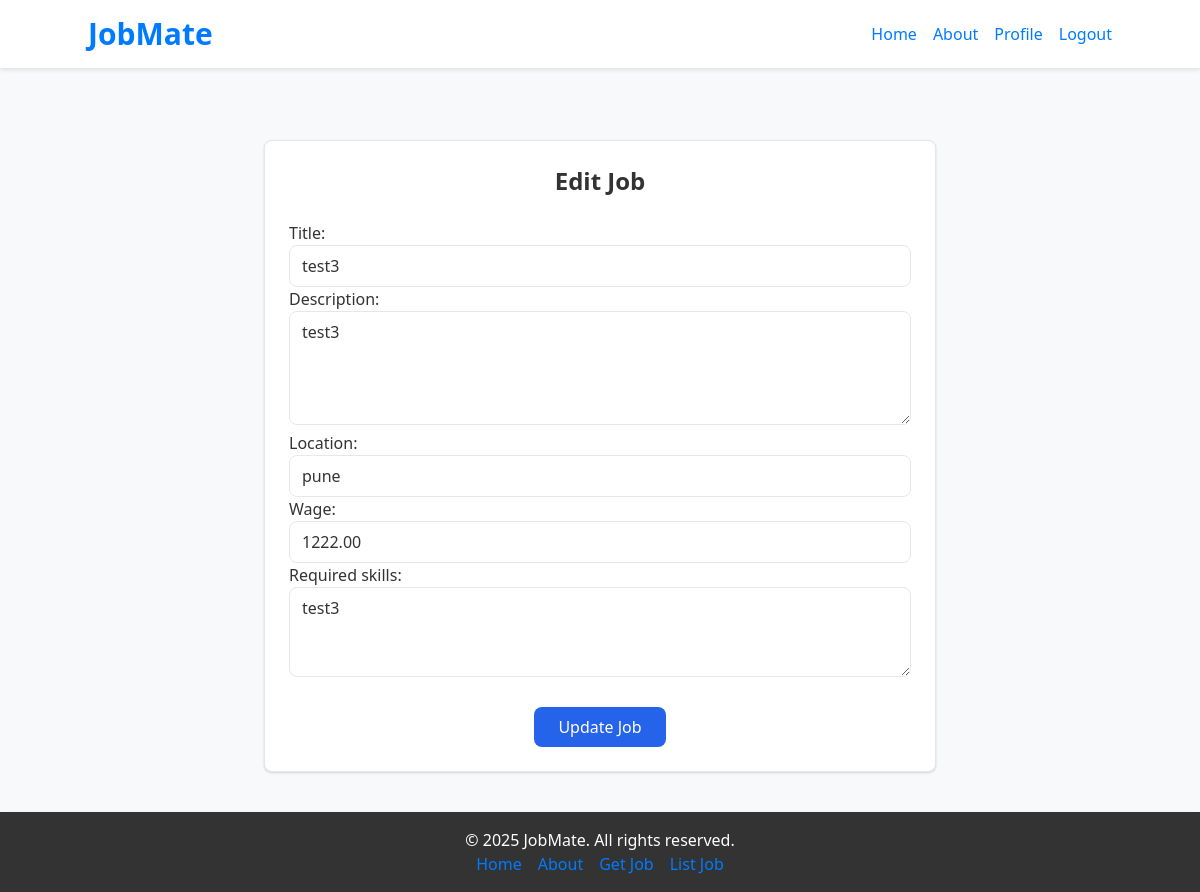
The page /contractor/jobs/edit/7/ (signed in) on the database its author committed.
### contractor/models.py (models this page shows, shortened)
class Job(models.Model):
    STATUS_CHOICES = (
        ('open', 'Open'),
        ('closed', 'Closed')
    )
    contractor = models.ForeignKey(Contractor, on_delete=models.CASCADE)
    title = models.CharField(max_length=255)
    description = models.TextField()
    location = models.CharField(max_length=255)
    wage = models.DecimalField(max_digits=10, decimal_places=2)
    required_skills = models.TextField(blank=True, null=True)
    created_at = models.DateTimeField(auto_now_add=True)
    status = models.CharField(max_length=10, choices=STATUS_CHOICES, default='open')

### contractor/views.py (the view)
# urls.py: path('jobs/edit/<int:job_id>/', views.edit_job, name='edit-job'),
@login_required(login_url='/login/')
def edit_job(request, job_id):
    job = get_object_or_404(Job, id=job_id, contractor=request.user.contractor)
    if request.method == 'POST':
        form = JobCreationForm(request.POST, instance=job)
        if form.is_valid():
            form.save()
            messages.success(request, 'Job updated successfully!')
            return redirect('manage-jobs')
    else:
        form = JobCreationForm(instance=job)
    return render(request, 'edit_job.html', {'form': form, 'job': job})

### contractor/forms.py
class JobCreationForm(forms.ModelForm):
    class Meta:
        model = Job
        fields = ['title', 'description', 'location', 'wage', 'required_skills']
        widgets = {
            'title': forms.TextInput(attrs={'class': 'w-full px-3 py-2 border rounded-lg focus:outline-none focus:ring-2 focus:ring-blue-600'}),
            'description': forms.Textarea(attrs={'class': 'w-full px-3 py-2 border rounded-lg focus:outline-none focus:ring-2 focus:ring-blue-600', 'rows': 4}),
            'location': forms.TextInput(attrs={'class': 'w-full px-3 py-2 border rounded-lg focus:outline-none focus:ring-2 focus:ring-blue-600'}),
            'wage': forms.NumberInput(attrs={'class': 'w-full px-3 py-2 border rounded-lg focus:outline-none focus:ring-2 focus:ring-blue-600'}),
            'required_skills': forms.Textarea(attrs={'class': 'w-full px-3 py-2 border rounded-lg focus:outline-none focus:ring-2 focus:ring-blue-600', 'rows': 3}),
        }

### contractor/templates/edit_job.html (shortened to what this page needs)
{% extends "base.html" %}
{% block content %}
<div class="max-w-2xl mx-auto mt-8">
    <div class="bg-white shadow rounded-lg p-6 border">
        <h2 class="text-2xl font-bold mb-6 text-center">Edit Job</h2>
        <form method="post">
            {{ form.as_p }}
            <div class="flex justify-center mt-6">
                <button type="submit" class="bg-blue-600 text-white px-6 py-2 rounded-lg hover:bg-blue-700">Update Job</button>
            </div>
        </form>
    </div>
</div>
{% endblock %}

### static/css/styles.css (style rules this page uses)
body { display: flex; flex-direction: column; min-height: 100vh; background-color: #f8f9fa; color: #333333; }

### rows shown on the page
Job: title "test3", description "test3", location "pune", wage "1222.00", required_skills "test3"
